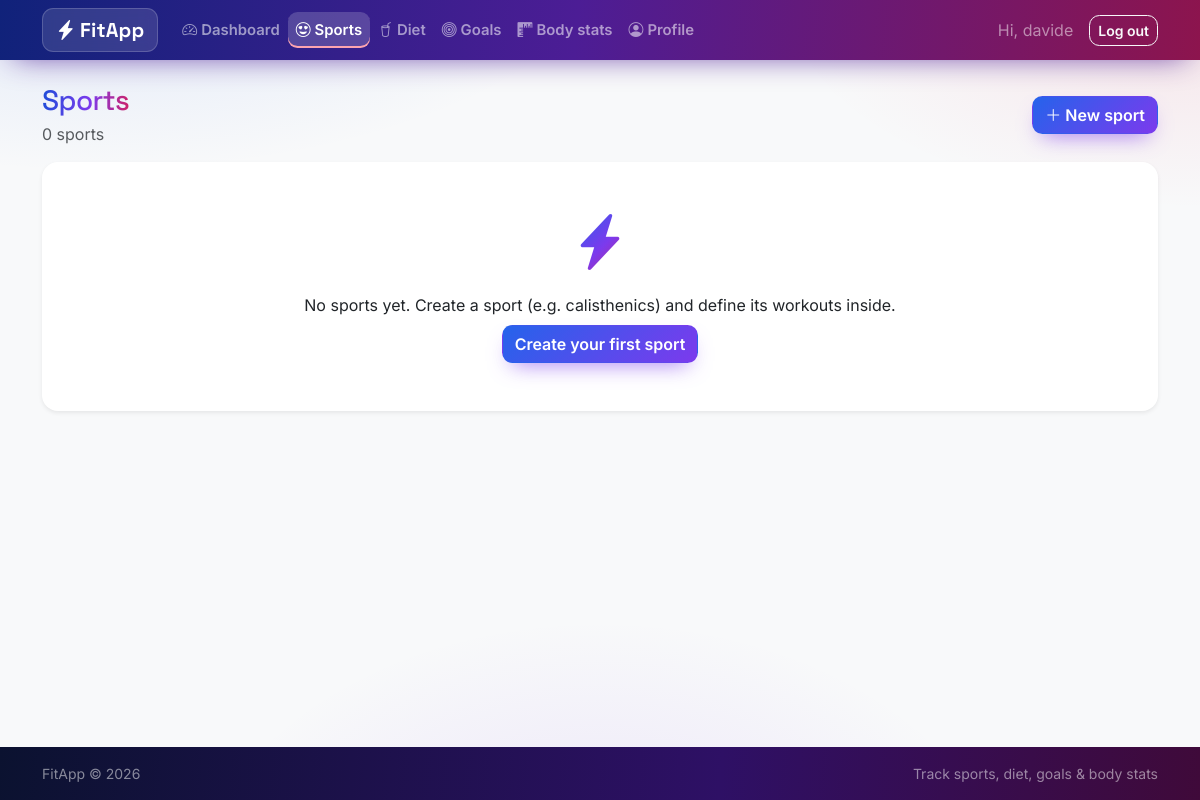
The page /sports/ (signed in) on the database as committed earlier.
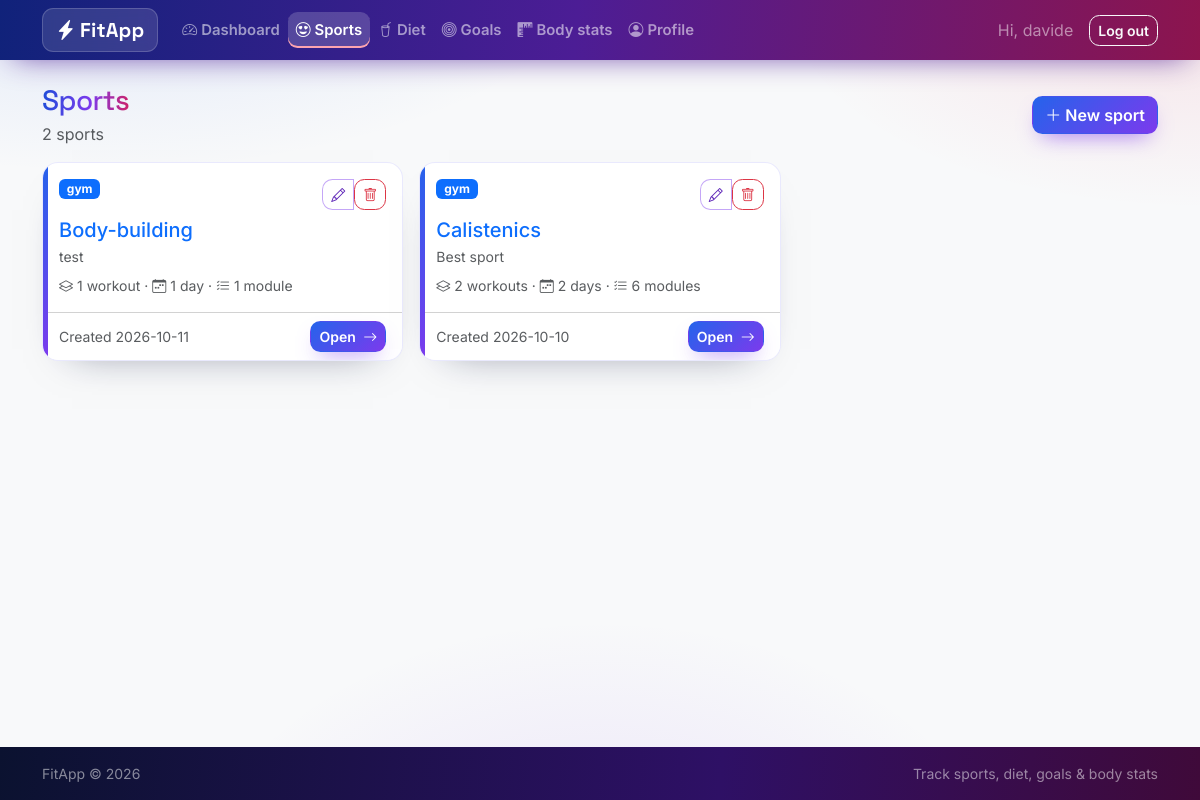
The same page on the database as committed later.
### tables this page shows
CREATE TABLE users (
    id            INTEGER PRIMARY KEY AUTOINCREMENT,
    username      TEXT UNIQUE NOT NULL,
    email         TEXT UNIQUE NOT NULL,
    password_hash TEXT NOT NULL,
    height_cm     REAL,
    birth_date    TEXT,
    sex           TEXT,
    created_at    TEXT NOT NULL DEFAULT (datetime('now'))
, role TEXT NOT NULL DEFAULT 'user');

CREATE TABLE sports (
    id         INTEGER PRIMARY KEY AUTOINCREMENT,
    user_id    INTEGER NOT NULL REFERENCES users (id) ON DELETE CASCADE,
    name       TEXT NOT NULL,
    sport_type TEXT NOT NULL CHECK (sport_type IN ('gym', 'cardio', 'hybrid')),
    notes      TEXT,
    created_at TEXT NOT NULL DEFAULT (datetime('now'))
);

### fitapp/routes/sports.py (the view)
@bp.route("/")
@login_required
def index():
    rows = get_db().execute(
        """SELECT s.*,
                  (SELECT COUNT(*) FROM workouts w WHERE w.sport_id = s.id) AS workout_count,
                  (SELECT COUNT(*) FROM workout_days d
                     JOIN workouts w ON w.id = d.workout_id
                    WHERE w.sport_id = s.id) AS day_count,
                  (SELECT COUNT(*) FROM workout_modules m
                    WHERE m.sport_id = s.id) AS module_count
           FROM sports s
           WHERE s.user_id = ?
           ORDER BY s.created_at DESC, s.id DESC""",
        (g.user["id"],),
    ).fetchall()
    return render_template("sports/index.html", sports=rows, types=SPORT_TYPES)

### fitapp/__init__.py (called while the page is built)
def create_app(config_overrides=None):
    app = Flask(__name__, instance_relative_config=True)
    Path(app.instance_path).mkdir(parents=True, exist_ok=True)
    app.config.from_mapping(
        SECRET_KEY=os.environ.get("FITAPP_SECRET_KEY", "dev-secret-change-me"),
        DATABASE=os.path.join(app.instance_path, "fitapp.db"),
    )
    if config_overrides:
        app.config.update(config_overrides)
    db.init_app(app)
    app.register_blueprint(auth_bp)
    app.register_blueprint(admin_bp)
    app.register_blueprint(dashboard_bp)
    app.register_blueprint(profile_bp)
    app.register_blueprint(sports_bp)
    app.register_blueprint(diets_bp)
    app.register_blueprint(goals_bp)
    app.register_blueprint(stats_bp)
    with app.app_context():
        db.init_db()
    @app.context_processor
    def inject_year():
        return {"now_year": dt.date.today().year}
    return app

### fitapp/auth.py (called while the page is built)
def load_current_user():
    user_id = session.get("user_id")
    if user_id is None:
        g.user = None
    else:
        g.user = get_db().execute(
            "SELECT * FROM users WHERE id = ?", (user_id,)
        ).fetchone()
    return g.user

def login_required(view):
    @wraps(view)
    def wrapped(*args, **kwargs):
        if load_current_user() is None:
            flash("Please log in to access this page.", "warning")
            return redirect(url_for("auth.login", next=request.path))
        return view(*args, **kwargs)
    return wrapped

@bp.before_app_request
def _load_user():
    load_current_user()

### fitapp/db.py (called while the page is built)
def get_db():
    if "db" not in g:
        g.db = sqlite3.connect(
            current_app.config["DATABASE"],
            detect_types=sqlite3.PARSE_DECLTYPES,
        )
        g.db.row_factory = sqlite3.Row
        g.db.execute("PRAGMA foreign_keys = ON")
    return g.db

### fitapp/templates/sports/index.html (shortened to what this page needs)
{% extends "base.html" %}
{% block content %}
<div class="d-flex justify-content-between align-items-center mb-3">
  <div>
    <h1 class="h3 mb-1">Sports</h1>
    <p class="text-muted mb-0">{{ sports|length }} sport{{ 's' if sports|length != 1 }}</p>
  </div>
  <div class="d-flex gap-2">
    <a class="btn btn-success" href="{{ url_for('sports.new') }}">
      <i class="bi bi-plus-lg me-1"></i>New sport
    </a>
  </div>
</div>
<div class="row g-3">
  {% for s in sports %}
  <div class="col-md-6 col-xl-4">
    <div class="card stat-card h-100">
      <div class="card-body">
        <div class="d-flex justify-content-between align-items-start mb-2">
          <span class="badge
            {% if s['sport_type'] == 'gym' %}text-bg-primary
            {% elif s['sport_type'] == 'cardio' %}text-bg-danger
            {% else %}text-bg-dark{% endif %}">
            {{ s['sport_type'] }}
          </span>
          <div class="btn-group">
            <a class="btn btn-sm btn-outline-success" href="{{ url_for('sports.edit', sport_id=s['id']) }}">
              <i class="bi bi-pencil"></i>
            </a>
            <form class="d-inline" action="{{ url_for('sports.delete', sport_id=s['id']) }}" method="post"
                  onsubmit="return confirm('Delete this sport and all its workouts?');">
              <button class="btn btn-sm btn-outline-danger" type="submit"><i class="bi bi-trash"></i></button>
            </form>
          </div>
        </div>
        <h2 class="h5 mb-1">
          <a class="text-decoration-none" href="{{ url_for('sports.detail', sport_id=s['id']) }}">{{ s['name'] }}</a>
        </h2>
        {% if s['notes'] %}<p class="small text-muted mb-2">{{ s['notes'] }}</p>{% endif %}
        <div class="small text-muted">
          <i class="bi bi-layers me-1"></i>{{ s['workout_count'] }} workout{{ 's' if s['workout_count'] != 1 }}
          &middot; <i class="bi bi-calendar-week me-1"></i>{{ s['day_count'] }} day{{ 's' if s['day_count'] != 1 }}
          &middot; <i class="bi bi-list-check me-1"></i>{{ s['module_count'] }} module{{ 's' if s['module_count'] != 1 }}
        </div>
      </div>
      <div class="card-footer bg-white d-flex justify-content-between align-items-center">
        <small class="text-muted">Created {{ s['created_at'][:10] }}</small>
        <a class="btn btn-sm btn-success" href="{{ url_for('sports.detail', sport_id=s['id']) }}">
          Open <i class="bi bi-arrow-right ms-1"></i>
        </a>
      </div>
    </div>
  </div>
  {% else %}
  <div class="col-12">
    <div class="card shadow-sm border-0">
      <div class="card-body text-center py-5">
        <i class="bi bi-lightning-charge-fill display-4 icon-grad"></i>
        <p class="mt-3 mb-2">No sports yet. Create a sport (e.g. calisthenics) and define its workouts inside.</p>
        <a class="btn btn-success" href="{{ url_for('sports.new') }}">Create your first sport</a>
      </div>
    </div>
  </div>
  {% endfor %}
</div>
{% endblock %}

### fitapp/templates/base.html (shortened to what this page needs)
<!doctype html>
<html lang="en" data-bs-theme="light">
<head>
  <link href="https://cdn.jsdelivr.net/npm/bootstrap@5.3.3/dist/css/bootstrap.min.css" rel="stylesheet">
  <link href="https://cdn.jsdelivr.net/npm/bootstrap-icons@1.11.3/font/bootstrap-icons.min.css" rel="stylesheet">
  <link href="{{ url_for('static', filename='css/style.css') }}" rel="stylesheet">
</head>
<body class="d-flex flex-column min-vh-100 bg-light">
<nav class="navbar navbar-expand-lg navbar-dark navbar-fitapp sticky-top">
  <div class="container">
    <a class="navbar-brand fw-bold" href="{{ url_for('dashboard.index') }}">
      <i class="bi bi-lightning-charge-fill me-1"></i>FitApp
    </a>
    <div class="collapse navbar-collapse" id="mainNav">
      {% if g.user %}
      <ul class="navbar-nav me-auto">
        <li class="nav-item"><a class="nav-link {% if request.endpoint == 'dashboard.index' %}active{% endif %}"
           href="{{ url_for('dashboard.index') }}"><i class="bi bi-speedometer2 me-1"></i>Dashboard</a></li>
        <li class="nav-item"><a class="nav-link {% if request.endpoint and request.endpoint.startswith('sports.') %}active{% endif %}"
           href="{{ url_for('sports.index') }}"><i class="bi bi-emoji-heart-eyes me-1"></i>Sports</a></li>
        <li class="nav-item"><a class="nav-link {% if request.endpoint and request.endpoint.startswith('diets.') %}active{% endif %}"
           href="{{ url_for('diets.index') }}"><i class="bi bi-cup-straw me-1"></i>Diet</a></li>
        <li class="nav-item"><a class="nav-link {% if request.endpoint and request.endpoint.startswith('goals.') %}active{% endif %}"
           href="{{ url_for('goals.index') }}"><i class="bi bi-bullseye me-1"></i>Goals</a></li>
        <li class="nav-item"><a class="nav-link {% if request.endpoint and request.endpoint.startswith('stats.') %}active{% endif %}"
           href="{{ url_for('stats.index') }}"><i class="bi bi-rulers me-1"></i>Body stats</a></li>
        <li class="nav-item"><a class="nav-link {% if request.endpoint and request.endpoint.startswith('profile.') %}active{% endif %}"
           href="{{ url_for('profile.index') }}"><i class="bi bi-person-circle me-1"></i>Profile</a></li>
      </ul>
      <div class="d-flex align-items-center">
        <span class="navbar-text me-3 text-white-50">Hi, {{ g.user['username'] }}</span>
        <form action="{{ url_for('auth.logout') }}" method="post" class="m-0">
          <button class="btn btn-outline-light btn-sm" type="submit">Log out</button>
        </form>
      </div>
      {% endif %}
    </div>
  </div>
</nav>
<main class="container py-4 flex-grow-1">
  {% block content %}{% endblock %}
</main>
<footer class="bg-dark text-white-50 py-3 mt-auto">
  <div class="container small d-flex justify-content-between">
    <span>FitApp &copy; {{ now_year if now_year else '2026' }}</span>
    <span>Track sports, diet, goals &amp; body stats</span>
  </div>
</footer>
</body>
</html>

### fitapp/static/css/style.css (style rules this page uses)
:root { --fa-blue: #2563eb; --fa-blue-deep: #1d4ed8; --fa-violet: #7c3aed; --fa-violet-deep: #5b21b6; --fa-red: #ef4444; --fa-rose: #e11d48; --fa-ink: #0b1230; --grad-main: linear-gradient(135deg, #2563eb 0%, #7c3aed 55%, #e11d48 120%); --grad-btn: linear-gradient(135deg, #2563eb 0%, #7c3aed 100%); --grad-btn-hover: linear-gradient(135deg, #1d4ed8 0%, #6d28d9 100%); --grad-fire: linear-gradient(135deg, #7c3aed 0%, #e11d48 100%); --font-display: "Space Grotesk", "Inter", system-ui, sans-serif; --font-body: "Inter", system-ui, -apple-system, "Segoe UI", sans-serif; }
* { -webkit-tap-highlight-color: transparent; }
body { font-family: var(--font-body); background-color: #f3f5ff; background-image: radial-gradient(900px 420px at 8% -10%, rgba(37, 99, 235, .14), transparent 60%), radial-gradient(760px 380px at 100% 0%, rgba(225, 29, 72, .10), transparent 55%), radial-gradient(700px 500px at 50% 115%, rgba(124, 58, 237, .12), transparent 60%); background-attachment: fixed; }
main h1, .h3, .h4 { font-family: var(--font-display); letter-spacing: -.02em; }
main > h1, h1.h3 { background: linear-gradient(95deg, #1d4ed8 0%, #7c3aed 55%, #e11d48 110%); -webkit-background-clip: text; background-clip: text; color: transparent; display: inline-block; }
.navbar-fitapp { background-image: linear-gradient(95deg, #10227a 0%, #4c1d95 48%, #9f1239 115%); box-shadow: 0 10px 30px -14px rgba(76, 29, 149, .85); }
.navbar-fitapp .navbar-brand { font-family: var(--font-display); font-weight: 700; letter-spacing: .01em; background: rgba(255, 255, 255, .12); border: 1px solid rgba(255, 255, 255, .18); padding: .38rem .8rem; border-radius: .7rem; backdrop-filter: blur(6px); }
.navbar-fitapp .nav-link { font-weight: 600; font-size: .93rem; border-radius: .6rem; padding: .45rem .8rem; transition: background-color .2s ease, transform .2s ease; }
.navbar-fitapp .nav-link.active { background-color: rgba(255, 255, 255, .18); box-shadow: inset 0 -2px 0 #fda4af; }
.btn { font-weight: 600; border-radius: .65rem; transition: transform .15s ease, box-shadow .2s ease, filter .2s ease; }
.btn-success, .btn-success:hover, .btn-success:focus, .btn-success:active { color: #fff; border-color: transparent; background-color: transparent; background-image: var(--grad-btn); box-shadow: 0 10px 22px -10px rgba(124, 58, 237, .75); }
.btn-outline-success, .btn-outline-success:hover, .btn-outline-success:focus { color: var(--fa-violet-deep); border-color: rgba(124, 58, 237, .45); background-color: #fff; }
.card { border-radius: 1rem; border: 1px solid rgba(99, 102, 241, .14); box-shadow: 0 18px 40px -30px rgba(15, 23, 60, .55); transition: transform .2s ease, box-shadow .25s ease; }
.stat-card { overflow: hidden; position: relative; }
.stat-card::before { content: ""; position: absolute; inset: 0 auto 0 0; width: 5px; background: var(--grad-btn); }
footer { background: linear-gradient(95deg, #0b1230 0%, #2e1065 60%, #4c0519 130%) !important; color: rgba(255, 255, 255, .55) !important; }

Rows that differ between the two databases and show on the page:
added sports: sport_type "gym", name "Body-building", notes "test", workout_count "1", day_count "1", module_count "1", created_at "2026-10-11"
added sports: sport_type "gym", name "Calistenics", notes "Best sport", workout_count "2", workout_count "s", day_count "2", day_count "s", module_count "6", module_count "s", created_at "2026-10-10"
Other text that changed with them:
{{ sports|length }}: "0" → "2"
text no longer shown: "No sports yet. Create a sport (e.g. calisthenics) and define its workouts inside. Create your first sport"
